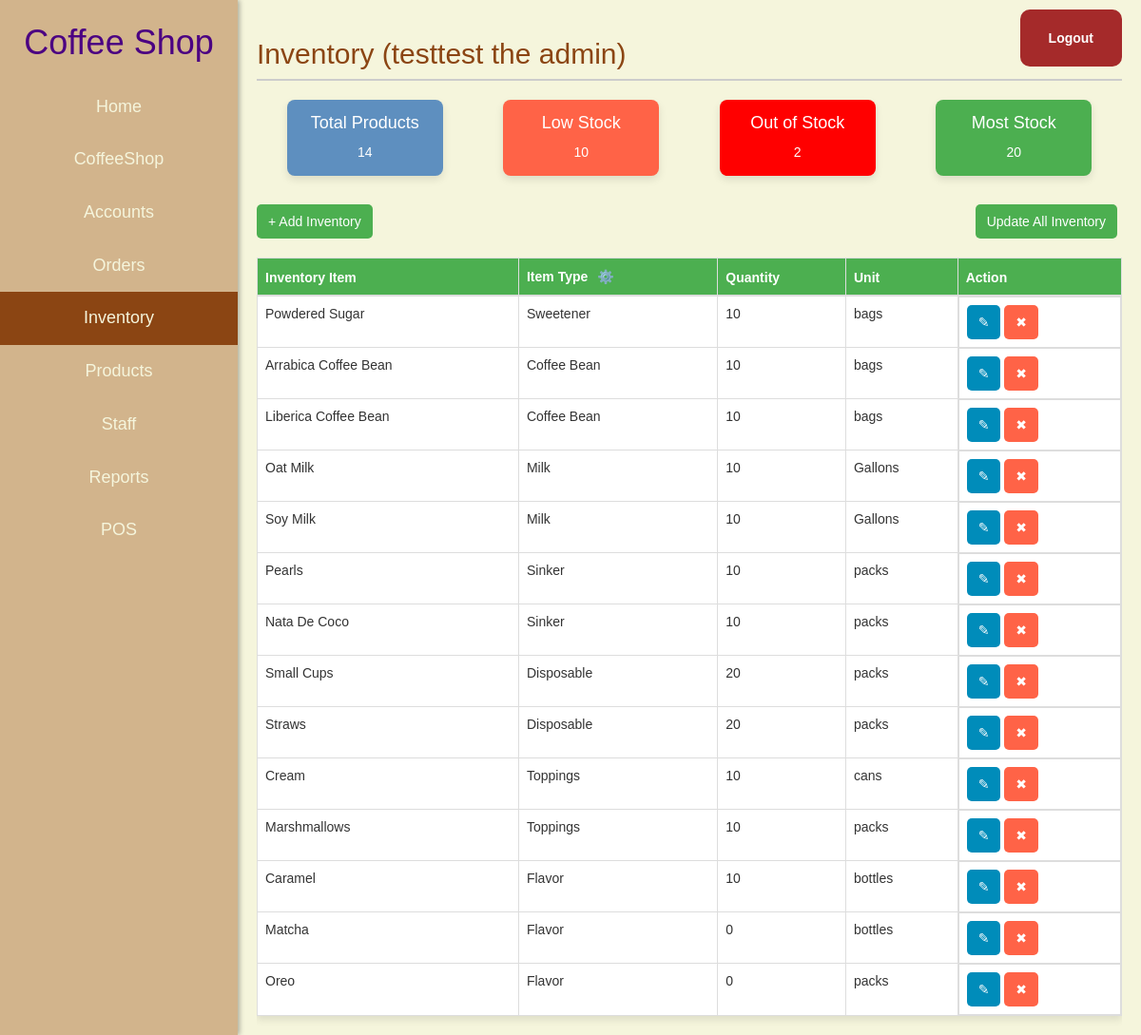
Page /Dashboard/Inventory.php (signed in) on the committed database.
### tables this page shows
CREATE TABLE `tblinventory` (
  `inventory_id` int(11) NOT NULL,
  `inventory_item` varchar(255) NOT NULL,
  `item_type` varchar(255) NOT NULL,
  `quantity` int(11) DEFAULT NULL,
  `unit` varchar(10) DEFAULT NULL
);

### public/Dashboard/Inventory.php (the view, shortened to what this page needs)
<?php
$servername = "127.0.0.1";
$user = "root";
$pass = "";
$dbname = "dbcoffee_shop";
try {
    $pdo = new PDO("mysql:host=$servername;dbname=$dbname", $user, $pass);
    $pdo->setAttribute(PDO::ATTR_ERRMODE, PDO::ERRMODE_EXCEPTION);
} catch (PDOException $e) {
    die("Database connection failed: " . $e->getMessage());
}
$sql = "SELECT * FROM tblinventory";
$statement = $pdo->prepare($sql);
$statement->execute();
$inventoryData = $statement->fetchAll(PDO::FETCH_ASSOC);
$sqlTotalProducts = "SELECT COUNT(*) AS totalProducts FROM tblinventory";
$statementTotalProducts = $pdo->prepare($sqlTotalProducts);
$statementTotalProducts->execute();
$totalProductsData = $statementTotalProducts->fetch(PDO::FETCH_ASSOC);
if ($statementTotalProducts->rowCount() == 0) {
    $totalProducts = 0;
} else {
    $totalProducts = $totalProductsData['totalProducts'];
}
$sqlLowStock = "SELECT COUNT(*) as lowStock
                FROM (
                    SELECT *
                    FROM tblinventory
                    WHERE quantity > 0 AND quantity <= 10
                ) AS subquery";
$statementLowStock = $pdo->prepare($sqlLowStock);
$statementLowStock->execute();
if ($statementTotalProducts->rowCount() == 0) {
    $lowStockData = 0;
} else {
    $lowStockData = $statementLowStock->fetchAll(PDO::FETCH_ASSOC);
}
$sqlOutOfStock = "SELECT item_type, COUNT(*) as out_of_stock
                  FROM tblinventory
                  WHERE quantity <= 0
                  GROUP BY item_type";
$statementOutOfStock = $pdo->prepare($sqlOutOfStock);
$statementOutOfStock->execute();
if ($statementTotalProducts->rowCount() == 0) {
    $outOfStockData = 0;
} else {
    $outOfStockData = $statementOutOfStock->fetchAll(PDO::FETCH_ASSOC);
}
$sqlMostStock = "SELECT MAX(quantity) as most_stock
                FROM tblinventory
                GROUP BY item_type
                ORDER BY quantity DESC
                ;";
$statementMostStock = $pdo->prepare($sqlMostStock);
$statementMostStock->execute();
if ($statementTotalProducts->rowCount() == 0) {
    $mostStockData = 0;
} else {
    $mostStockData = $statementMostStock->fetchAll(PDO::FETCH_ASSOC);
}
?>
<!DOCTYPE html>
<html lang="en">
<head>
    <link rel="stylesheet" href="https://maxcdn.bootstrapcdn.com/font-awesome/4.7.0/css/font-awesome.min.css">
    <link rel="stylesheet" href="https://maxcdn.bootstrapcdn.com/bootstrap/3.3.7/css/bootstrap.min.css">
    <link rel="stylesheet" href="dashboard.css" />
</head>
<body>
    <div class="dashboard">
        <div class="sidebar">
            <h1>Coffee Shop</h1>
            <ul>
                <li><a href="dashboard.php">Home</a></li>
                <li><a href="coffeeshop_info.php">CoffeeShop</a></li>
                <li><a href="accounts.php">Accounts</a></li>
                <li><a href="Orders.php">Orders</a></li>
                <li style="background-color: var(--primary-color);"><a href="Inventory.php">Inventory</a></li>
                <li><a href="Products.php">Products</a></li>
                <li><a href="Staff.php">Staff</a></li>
                <li><a href="Reports.php">Reports</a></li>
                <li><a href="../POS front-end/Main.php">POS</a></li>
            </ul>
        </div>
        <div class="top-right">
            <a href="logout.php" class="login-button">Logout</a>
        </div>
        <div class="content">
            <h2>Inventory
                <?php echo " (" . $_SESSION['username'] . " the " . $_SESSION['position'] . ") " ?>
            </h2>
            <div>
                <div class="containertab">
                    <div class="stock-container total-products-container">
                        <h4>Total Products</h4>
                        <p>
                            <?php echo $totalProducts; ?>
                        </p>
                    </div>
                    <div class="stock-container low-stock-container">
                        <h4>Low Stock</h4>
                        <p>
                            <?php echo !empty($lowStockData) ? $lowStockData[0]['lowStock'] : 0; ?>
                        </p>
                    </div>
                    <div class="stock-container out-of-stock-container">
                        <h4>Out of Stock</h4>
                        <p>
                            <?php echo !empty($outOfStockData) ? $outOfStockData[0]['out_of_stock'] : 0; ?>
                        </p>
                    </div>
                    <div class="stock-container most-stock-container">
                        <h4>Most Stock</h4>
                        <p>
                            <?php echo !empty($mostStockData) ? $mostStockData[0]['most_stock'] : 0; ?>
                        </p>
                    </div>
                </div>
                <br>
                <div style="display: flex; justify-content: space-between;">
                    <button type="button" class="button add-button" id="addForm">+ Add
                        Inventory</button>
                    <button type="button" class="button add-button" id="updateInventoryBtn" style="margin-left: auto;">Update All
                        Inventory</button>
                </div>
                <br>
                <div class="table-responsive">
                    <table class="table table-bordered">
                        <thead>
                            <tr>
                                <th>Inventory Item</th>
                                <th>Item Type
                                    <button type="button" id="categoryInventory" style="background-color:transparent; border:none; padding:none;">⚙️</button>
                                </th>
                                <th>Quantity</th>
                                <th>Unit</th>
                                <th>Action</th>
                            </tr>
                        </thead>
                        <tbody>
                            <?php foreach ($inventoryData as $item) : ?>
                                <tr>
                                    <td>
                                        <?= $item['inventory_item'] ?>
                                    </td>
                                    <td>
                                        <?= $item['item_type'] ?>
                                    </td>
                                    <td>
                                        <?= $item['quantity'] ?>
                                    </td>
                                    <td>
                                        <?= $item['unit'] ?>
                                    </td>
                                    <td class="action-buttons">
                                        <form method="post" action="" class="button-form">
                                            <button type="button" class="button edit-button" onclick="toggleEditForm('editForm<?= $item['inventory_id'] ?>')">✎</button>
                                            <button type="submit" name="submit_delete" class="button delete-button">✖</button>
                                        </form>
                                    </td>
                                </tr>
                            <?php endforeach; ?>
                        </tbody>
                    </table>
                </div>
            </div>
        </div>
    </div>
</body>
</html>

### public/Dashboard/dashboard.css (style rules this page uses)
:root { --primary-color: #8B4513; --secondary-color: #D2B48C; --background-color: #F5F5DC; --text-color: #4B0082; --button-color: #A52A2A; }
body, html { margin: 0; padding: 0; font-family: Arial, sans-serif; height: 100%; background-color: var(--background-color); }
.dashboard { display: flex; height: 100%; }
.sidebar { width: 250px; background-color: var(--secondary-color); color: var(--text-color); padding: 5px 0; box-shadow: 2px 0 5px rgba(0, 0, 0, 0.3); position: fixed; height: 100%; top: 0; left: 0; overflow-y: auto; }
.sidebar h1 { text-align: center; margin-bottom: 20px; }
.sidebar ul { list-style-type: none; text-align: center; padding: 0; }
.sidebar ul li { margin: 0; }
.sidebar ul li a { display: flex; justify-content: center; align-items: center; padding: 15px; color: #F5F5DC; text-decoration: none; font-size: 18px; transition: 0.3s; }
.content { background-color: var(--background-color); margin-left: 250px; padding: 20px; width: calc(100% - 250px); }
.content h2 { color: var(--primary-color); border-bottom: 2px solid #ccc; padding-bottom: 10px; }
.top-right { position: absolute; top: 10px; right: 10px; }
.login-button { background-color: var(--button-color); color: white; padding: 20px 30px; margin-right: 10px; text-decoration: none; border-radius: 10px; font-weight: bold; transition: background-color 0.3s; display: inline-block; }

### public/Dashboard/Inventory.php (style rules this page uses)
body { font-family: Arial, sans-serif; background-color: #F5F5DC; }
.containertab { display: flex; justify-content: space-around; align-items: flex-start; flex-wrap: wrap; text-align: center; }
.stock-container { width: 18%; padding: 15px; margin: 10px; border-radius: 8px; box-shadow: 0 4px 8px rgba(0, 0, 0, 0.1); }
.total-products-container, .low-stock-container, .zero-stock-container, .most-stock-container, .out-of-stock-container { width: 18%; margin: 10px; padding: 5px; border-radius: 8px; }
.total-products-container { background-color: #5e8fbf; color: #fff; }
.low-stock-container { background-color: #ff6347; color: #fff; }
.out-of-stock-container { background-color: #ff0000; color: #fff; }
.most-stock-container { background-color: #4caf50; color: #fff; }
table { width: 70%; border-collapse: collapse; border: #333; box-shadow: 0 4px 8px rgba(0, 0, 0, 0.1); background-color: #fff; color: #333; }
th { background-color: #4caf50; color: #fff; }
.button { padding: 8px 12px; border: none; border-radius: 5px; cursor: pointer; }
.button.add-button { background-color: #4CAF50; color: white; margin-right: 5px; }
.button.edit-button { background-color: #008CBA; color: white; }
.button.delete-button { background-color: #FF6347; color: white; }
.action-buttons { display: flex; }
.button-form { display: table-row; text-align: center; vertical-align: middle; }

### rows in the picture
tblinventory: inventory_item "Powdered Sugar", item_type "Sweetener", quantity "10", unit "bags"
tblinventory: inventory_item "Arrabica Coffee Bean", item_type "Coffee Bean", quantity "10", unit "bags"
tblinventory: inventory_item "Liberica Coffee Bean", item_type "Coffee Bean", quantity "10", unit "bags"
tblinventory: inventory_item "Oat Milk", item_type "Milk", quantity "10", unit "Gallons"
tblinventory: inventory_item "Soy Milk", item_type "Milk", quantity "10", unit "Gallons"
tblinventory: inventory_item "Pearls", item_type "Sinker", quantity "10", unit "packs"
tblinventory: inventory_item "Nata De Coco", item_type "Sinker", quantity "10", unit "packs"
tblinventory: inventory_item "Small Cups", item_type "Disposable", quantity "20", unit "packs"
tblinventory: inventory_item "Straws", item_type "Disposable", quantity "20", unit "packs"
tblinventory: inventory_item "Cream", item_type "Toppings", quantity "10", unit "cans"
tblinventory: inventory_item "Marshmallows", item_type "Toppings", quantity "10", unit "packs"
tblinventory: inventory_item "Caramel", item_type "Flavor", quantity "10", unit "bottles"
tblinventory: inventory_item "Matcha", item_type "Flavor", quantity "0", unit "bottles"
tblinventory: inventory_item "Oreo", item_type "Flavor", quantity "0", unit "packs"

### other values in the picture
$_SESSION['username'] "testtest"
$_SESSION['position'] "admin"
$totalProducts "14"
$lowStockData[0]['lowStock'] "10"
$outOfStockData[0]['out_of_stock'] "2"
$mostStockData[0]['most_stock'] "20"
